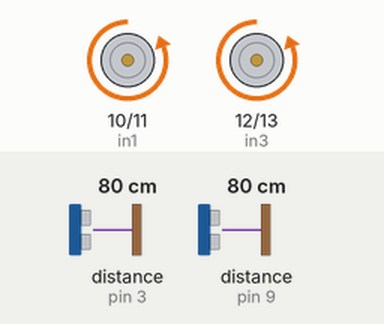
This sketch was run on a simulated Arduino Uno, built with avr-gcc and run on an emulated ATmega328P. Parts: motor-driver pin pairs drawn as motors (green arrow = first pin HIGH = forward, orange = second pin HIGH = backward, longer = more drive). Wiring (inferred from the names in the program): ultrasonic range finder: trigger pin 2; echo pin 3. The inputs (shaded band) are chosen by the test bench; at power-on: distance to the obstacle (sensors on pin 3, pin 9) 80 cm. The echo pulse lasts 58.3 µs per cm.

Above: at 1.2 s.
1.3 s: distance to the obstacle (sensor on pin 3) set to 18 cm
2.8 s: distance to the obstacle (sensor on pin 3) set to 14 cm
At 3.4 s:
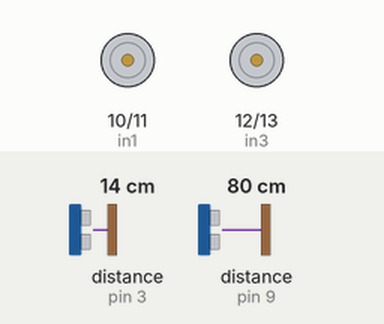
At 4.4 s:
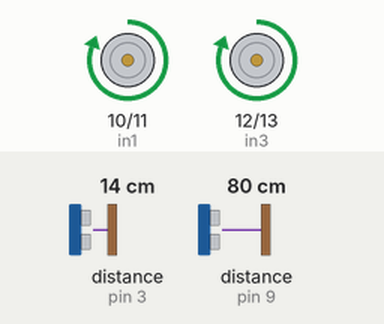
Timing chart, 0 to 5.9 s (numbered marks = the images above; inputs shaded):
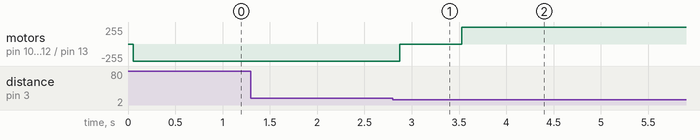

Measured:
- the behaviour switches between 17 and 16 cm on distance to the obstacle (sensor on pin 3) (found by bisection; images 0 and 1)
- after the input at 1.3 s, every drawn part: stays the same
- after the input at 2.8 s, motor on pin 10 (in1) / pin 11 (in2), motor on pin 12 (in3) / pin 13 (in4): backward 255/255 → stopped after 0.07 s, → forward 255/255 0.66 s later

The sketch:

gimme_fast_car_final.ino
```cpp
const int in1 = 10;         // Driver input pins
const int in2 = 11;         // Driver input pins
const int in3 = 12;         // Driver input pins
const int in4 = 13;         // Driver input pins
const int trigPin_1 = 2;    // Trigger forward
const int echoPin_1 = 3 ;    // Echo forward
const int trigPin_2 = 8;    // Trigger back
const int echoPin_2 = 9;    // Echo back
long dist;

void setup() {
  pinMode(in1, OUTPUT);
  pinMode(in2, OUTPUT);
  pinMode(in3, OUTPUT);
  pinMode(in4, OUTPUT);
  pinMode(trigPin_1, OUTPUT);
  pinMode(echoPin_1, INPUT);
  pinMode(trigPin_2, OUTPUT);
  pinMode(echoPin_2, INPUT);
}

void loop() {
  dist = measure(trigPin_1, echoPin_1);
  while (dist > 15) {
    forward();
    dist = measure(trigPin_1, echoPin_1);
  }
  brake();
  delay(600);

  dist = measure(trigPin_2, echoPin_2);
  while (dist > 15) {
    back();
    dist = measure(trigPin_2, echoPin_2);
  }
  brake();
  delay(600);
}

long measure(int pinTrig, int pinEcho) {
  long duration, distance;

  digitalWrite(pinTrig, LOW);
  delayMicroseconds(2);
  digitalWrite(pinTrig, HIGH);
  delayMicroseconds(10);
  digitalWrite(pinTrig, LOW);

  duration = pulseIn(pinEcho, HIGH);
  distance = duration/59.2;
  delay(50);

  return distance;
}

void forward() {
  digitalWrite(in1, LOW);
  digitalWrite(in2, HIGH);
  digitalWrite(in3, LOW);
  digitalWrite(in4, HIGH);
}

void back() {
  digitalWrite(in1, HIGH);
  digitalWrite(in2, LOW);
  digitalWrite(in3, HIGH);
  digitalWrite(in4, LOW);
}

void brake() {
  digitalWrite(in1, HIGH);
  digitalWrite(in2, HIGH);
  digitalWrite(in3, HIGH);
  digitalWrite(in4, HIGH);
}
```
